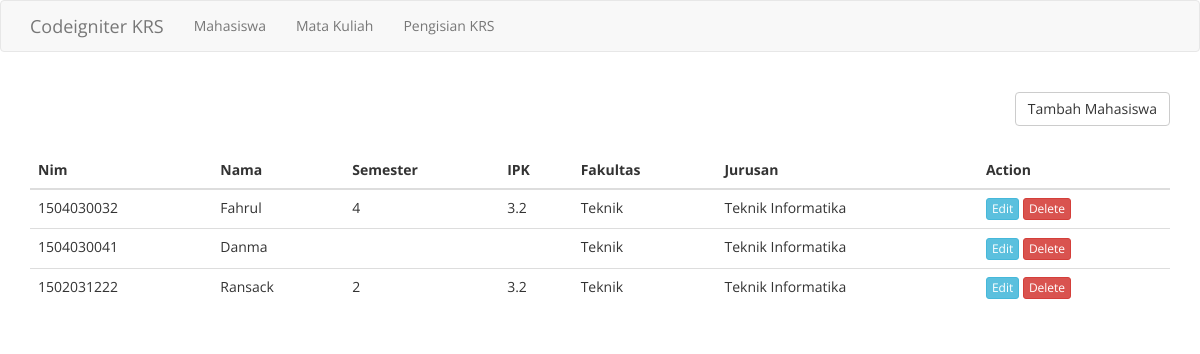
The page / on the database its author committed.
### tables this page shows
CREATE TABLE `mahasiswa` (
  `nim` int(11) NOT NULL,
  `nama` varchar(50) NOT NULL DEFAULT '0',
  `semester` int(11) DEFAULT NULL,
  `ipk` float DEFAULT NULL,
  `fakultas` varchar(50) NOT NULL DEFAULT '0',
  `jurusan` varchar(50) NOT NULL DEFAULT '0'
);

### application/controllers/Mahasiswa.php (called while the page is built, shortened)
<?php
class Mahasiswa extends CI_Controller {
    public function index()
    {
        $mahasiswa['mahasiswas'] = $this->m_mahasiswa->all();
        $this->template->build('mahasiswa/index', $mahasiswa);
    }
}

### index.php (called while the page is built, shortened)
<?php
require_once BASEPATH.'core/CodeIgniter.php';

### application/models/m_mahasiswa.php (called while the page is built, shortened)
<?php
class M_Mahasiswa extends CI_Model {
    public function all(){
        return $this->db
                    ->get('mahasiswa')
                    ->result();
    }
}

### application/views/mahasiswa/index.php (the view)
<a href="<?= base_url(); ?>index.php/mahasiswa/create" class="btn btn-default pull-right">Tambah Mahasiswa</a>
<br><br><br>
<table class="table table-hover">
    <thead>
        <tr>
            <th>Nim</th>
            <th>Nama</th>
            <th>Semester</th>
            <th>IPK</th>
            <th>Fakultas</th>
            <th>Jurusan</th>
            <th>Action</th>
        </tr>
    </thead>
    <tbody>
        <?php foreach ($mahasiswas as $mahasiswa): ?>
            <tr>
                <td><?= $mahasiswa->nim ?></td>
                <td><?= $mahasiswa->nama ?></td>
                <td><?= $mahasiswa->semester ?></td>
                <td><?= $mahasiswa->ipk ?></td>
                <td><?= $mahasiswa->fakultas ?></td>
                <td><?= $mahasiswa->jurusan ?></td>
                <td>
                    <a href="<?= base_url(); ?>index.php/mahasiswa/edit/<?= $mahasiswa->nim; ?>" class="btn btn-info btn-xs">Edit</a>
                    <a href="<?= base_url(); ?>index.php/mahasiswa/delete/<?= $mahasiswa->nim; ?>" class="btn btn-danger btn-xs" onclick="return confirm('Apa anda yakin?')">Delete</a>
                </td>
            </tr>
        <?php endforeach ?>
    </tbody>
</table>

### assets/css/style.css (style rules this page uses)
body { font-family: 'Open Sans', sans-serif; }

### rows shown on the page
mahasiswa: nim "1504030032", nama "Fahrul", semester "4", ipk "3.2", fakultas "Teknik", jurusan "Teknik Informatika"
mahasiswa: nim "1504030041", nama "Danma", fakultas "Teknik", jurusan "Teknik Informatika"
mahasiswa: nim "1502031222", nama "Ransack", semester "2", ipk "3.2", fakultas "Teknik", jurusan "Teknik Informatika"
